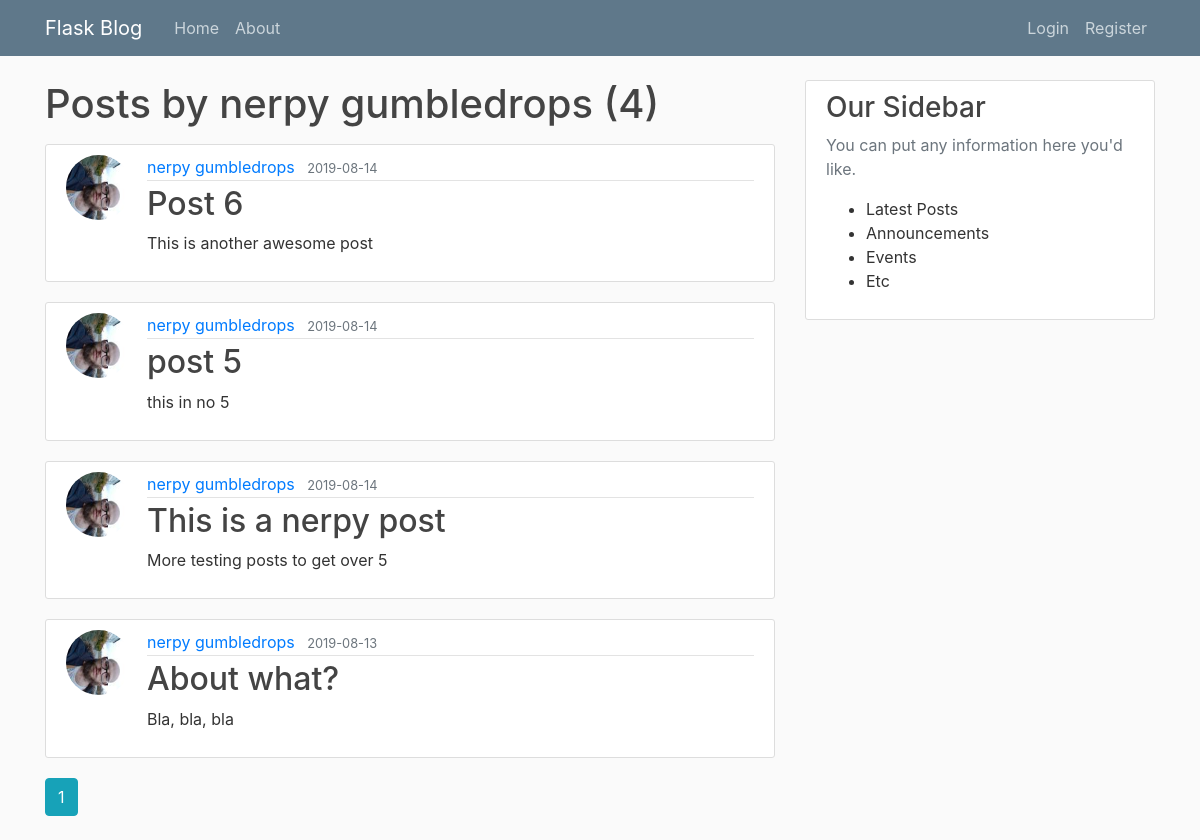
Before: /user/nerpy gumbledrops with the older database file.
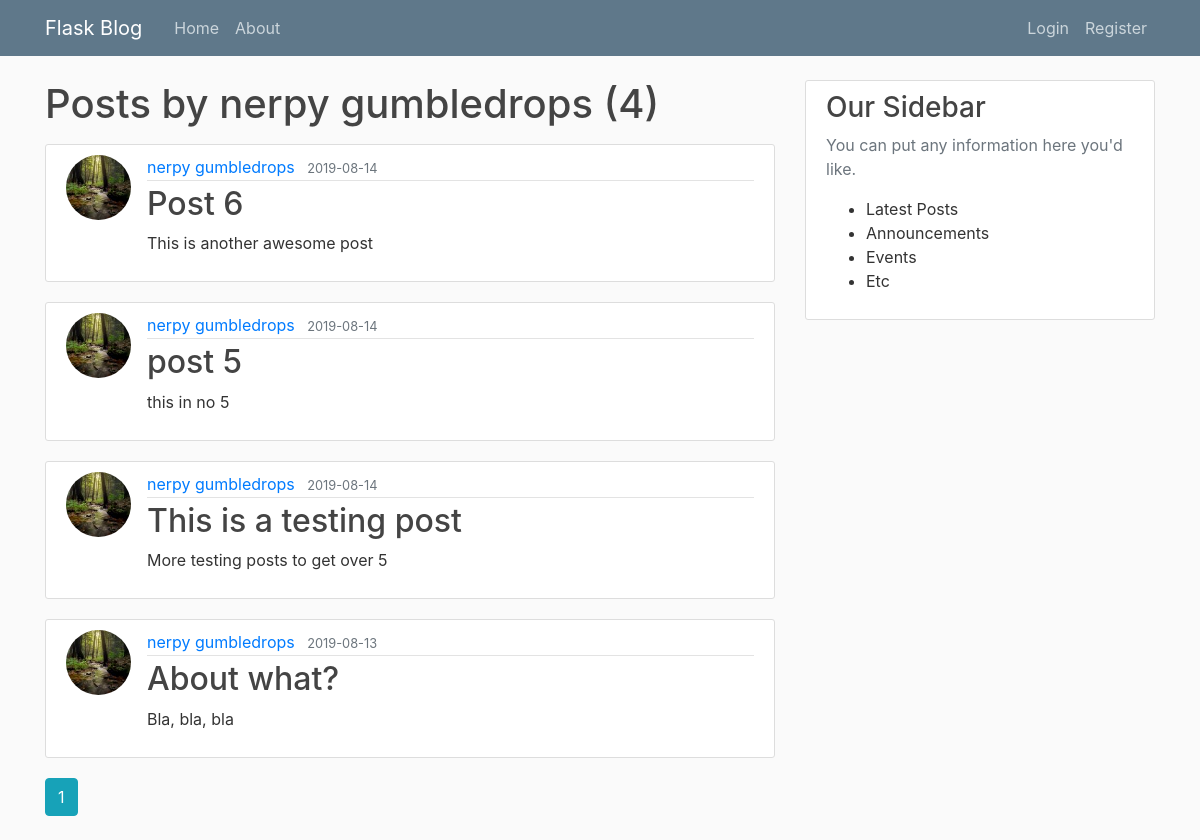
After: the same page with the newer database file.
### flaskblog/models.py (models this page shows, shortened)
class Post(db.Model):
    id = db.Column(db.Integer, primary_key=True)
    title = db.Column(db.String(100), nullable=False)
    date_posted = db.Column(db.DateTime, nullable=False, default=datetime.utcnow)
    content = db.Column(db.Text, nullable=False)
    user_id = db.Column(db.Integer, db.ForeignKey('user.id'), nullable=False)

class User(db.Model, UserMixin):
    id = db.Column(db.Integer, primary_key=True)
    username = db.Column(db.String(20), unique=True, nullable=False)
    email = db.Column(db.String(120), unique=True, nullable=False)
    image_file = db.Column(db.String(20), nullable=False, default='default.jpg')
    password = db.Column(db.String(60), nullable=False)
    posts = db.relationship('Post', backref='author', lazy=True)

### flaskblog/users/routes.py (the view)
@users.route("/user/<string:username>")
def user_posts(username):
    page = request.args.get('page', 1, type=int)
    user = User.query.filter_by(username=username).first_or_404()
    posts = Post.query.filter_by(author=user)\
        .order_by(Post.date_posted.desc())\
        .paginate(page=page, per_page=5)
    return render_template('user_posts.html', posts=posts, user=user)

### flaskblog/templates/user_posts.html
{% extends 'base.html' %}
{% block content %}
<h1 class="mb-3">Posts by {{ user.username }} ({{ posts.total }})</h1>
{% for post in posts.items %}
<article class="media content-section">
    <img class="rounded-circle article-img"
        src="{{ url_for('static', filename='profile_pics/' + post.author.image_file) }}">
    <div class="media-body">
        <div class="article-metadata">
            <a class="mr-2" href="{{ url_for('users.user_posts', username=post.author.username ) }}">{{ post.author.username }}</a>
            <small class="text-muted">{{ post.date_posted.strftime('%Y-%m-%d') }}</small>
        </div>
        <h2><a class="article-title" href="{{ url_for('posts.post', post_id=post.id) }}">{{ post.title }}</a></h2>
        <p class="article-content">{{ post.content }}</p>
    </div>
</article>
{% endfor %}
{% for page_num in posts.iter_pages(left_edge=1, right_edge=1, left_current=1, right_current=2) %}
    {% if page_num %}
        {% if posts.page == page_num %}
            <a class="btn btn-info mb-4" href="{{ url_for('users.user_posts', username=user.username, page=page_num) }}">{{ page_num }}</a>
        {% else %}
            <a class="btn btn-outline-info mb-4" href="{{ url_for('users.user_posts', username=user.username, page=page_num) }}">{{ page_num }}</a>
        {% endif %}
    {% else %}
    ...
    {% endif %}
{% endfor %}
{% endblock content %}

Changed rows visible on the page:
changed through a linked row, Post "Post 6": image_file: a different picture
changed through a linked row, Post "post 5": image_file: a different picture
changed Post "More testing posts to get over 5": image_file: a different picture; title "This is a nerpy post" → "This is a testing post"
changed through a linked row, Post "About what?": image_file: a different picture
